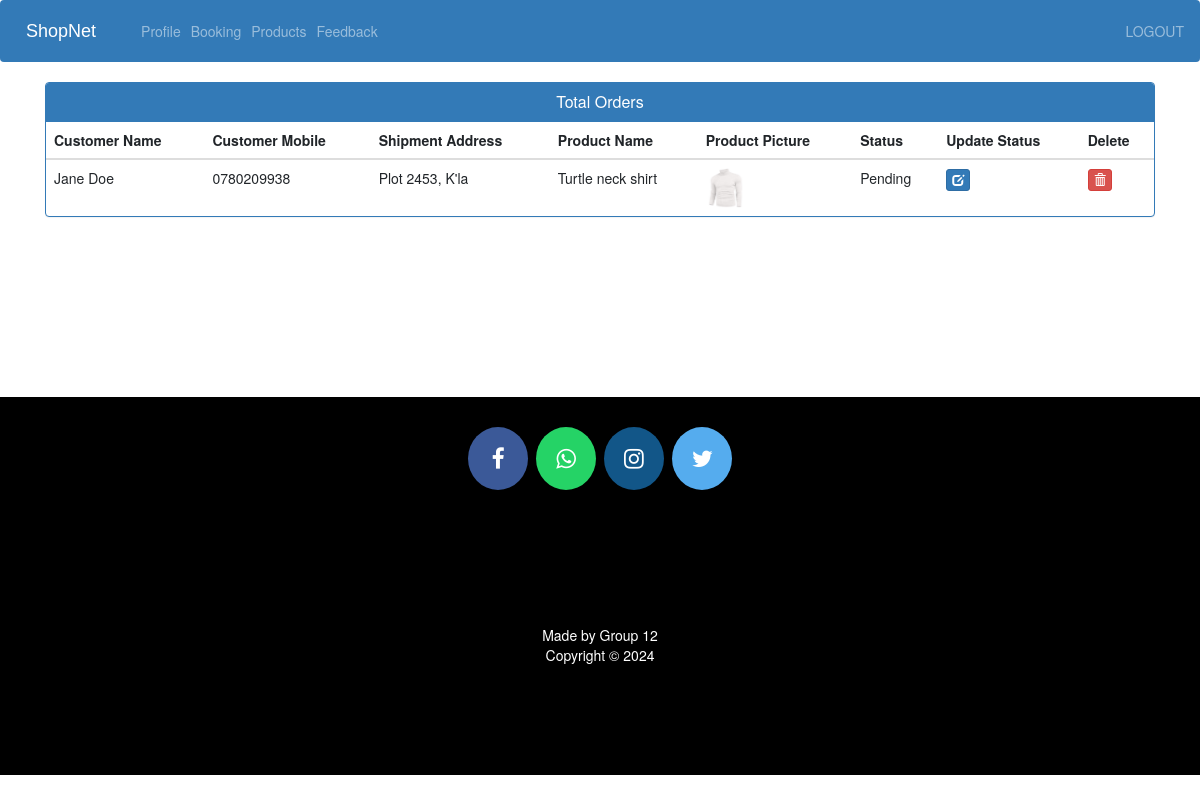
Page /business-view-booking/ (signed in) on the earlier database version.
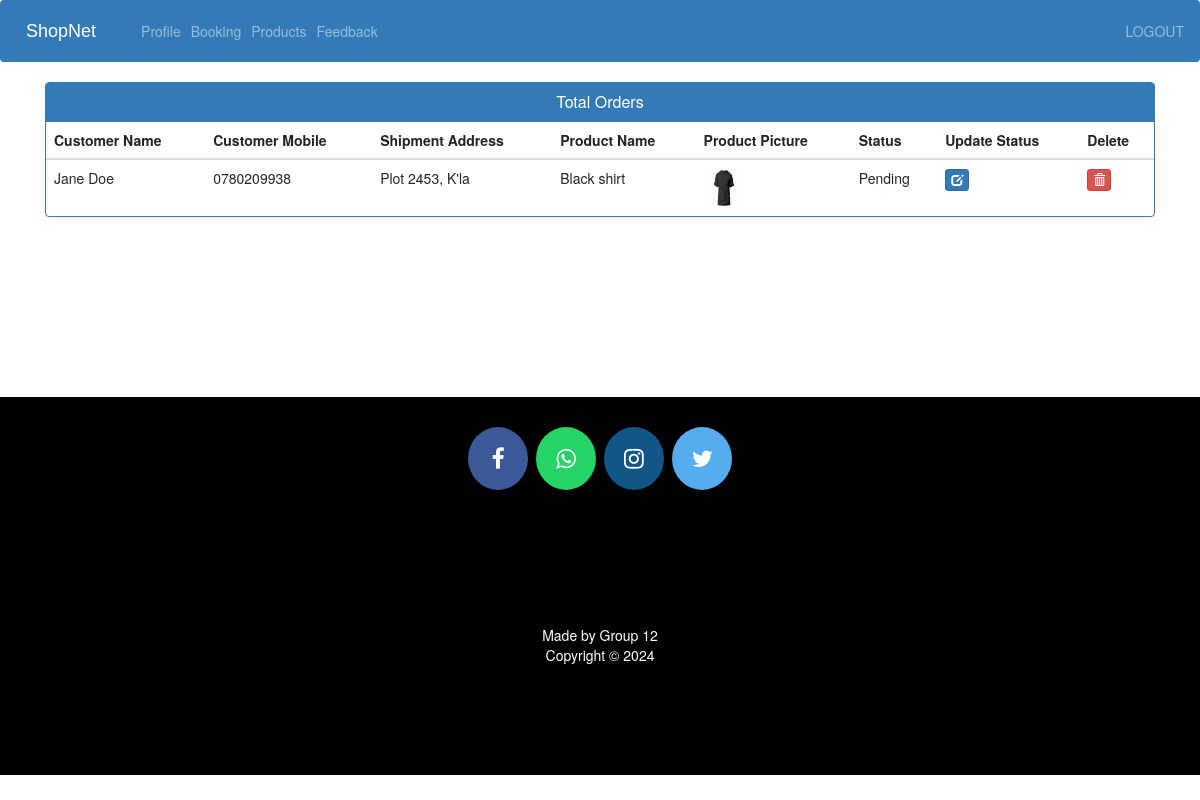
Same page on the later database version.
### business/models.py (models this page shows, shortened)
class Product(models.Model):
    business=models.ForeignKey(Business,on_delete=models.CASCADE)
    name=models.CharField(max_length=40)
    category=models.ForeignKey(Category,on_delete=models.CASCADE)
    product_image= models.ImageField(upload_to='product_image/',null=True,blank=True)
    price = models.PositiveIntegerField()
    description=models.CharField(max_length=40,null=True,blank=True)

### customer/models.py (models this page shows)
class Orders(models.Model):
    STATUS =(
        ('Pending','Pending'),
        ('Order Confirmed','Order Confirmed'),
        ('Out for Delivery','Out for Delivery'),
        ('Delivered','Delivered'),
    )
    customer=models.ForeignKey(Customer, on_delete=models.CASCADE,null=True)
    product=models.ForeignKey(Product,on_delete=models.CASCADE,null=True)
    email = models.CharField(max_length=50,null=True)
    address = models.CharField(max_length=500,null=True)
    mobile = models.CharField(max_length=20,null=True)
    order_date= models.DateField(auto_now_add=True,null=True)
    status=models.CharField(max_length=50,null=True,choices=STATUS)
    class Meta:
        verbose_name_plural='Orders'

### business/views.py (the view)
# urls.py: path('business-view-booking/',business_view_booking_view,name='business-view-booking'),
@login_required(login_url='businesslogin')
def business_view_booking_view(request):
    business = Business.objects.get(user=request.user)
    products=Product.objects.filter(business=business)
    orders=Orders.objects.filter(product__in=products)
    ordered_products=[]
    ordered_bys=[]
    for order in orders:
        ordered_product=Product.objects.all().filter(id=order.product.id)
        ordered_by=Customer.objects.all().filter(id = order.customer.id)
        ordered_products.append(ordered_product)
        ordered_bys.append(ordered_by)
    return render(request,'business/business_view_booking.html',{'data':zip(ordered_products,ordered_bys,orders)})

### customer/models.py (called while the page is built)
    @property
    def get_name(self):
        return self.user.first_name+" "+self.user.last_name

### business/templates/business/business_view_booking.html (shortened to what this page needs)
{% extends 'business/admin_base.html' %}
{% load static %}
{% block content %}
<head>
  <link href="//netdna.bootstrapcdn.com/bootstrap/3.0.0/css/bootstrap.min.css" rel="stylesheet" id="bootstrap-css">
</head>
<div class="container">
  <div class="panel panel-primary">
    <div class="panel-heading">
      <h6 class="panel-title">Total Orders</h6>
    </div>
    <table class="table table-hover" id="dev-table">
      <thead>
        <tr>
          <th>Customer Name</th>
          <th>Customer Mobile</th>
          <th>Shipment Address</th>
          <th>Product Name</th>
          <th>Product Picture</th>
          <th>Status</th>
          <th>Update Status</th>
          <th>Delete</th>
        </tr>
      </thead>
      {% for product,customer,order in data %}
      <tr>
        {% for c in customer %}
        <td> {{c.get_name}}</td>
        <td>{{c.mobile}}</td>
        <td>{{order.address}}</td>
        {% endfor %}
        {% for p in product %}
        <td> {{p.name}}</td>
        <td> <img src="{% static p.product_image.url %}" alt="Profile Pic" height="40px" width="40px" /></td>
        <td>{{order.status}}</td>
        <td><a class="btn btn-primary btn-xs" href="{% url 'business-update-order' order.id  %}"><span class="glyphicon glyphicon-edit"></span></a></td>
        <td><a class="btn btn-danger btn-xs" href="{% url 'business-delete-order' order.id  %}"><span class="glyphicon glyphicon-trash"></span></a></td>
        {% endfor %}
      </tr>
      {% endfor %}
    </table>
  </div>
</div>
{% endblock content %}

Differences in the rows shown:
changed Product: name "Turtle neck shirt" → "Black shirt"; product_image: a different picture
